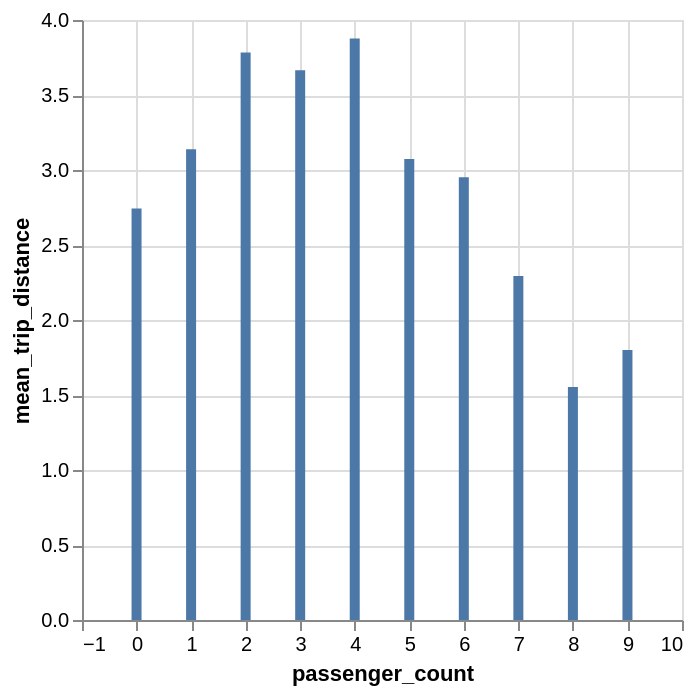

This figure's notebook cell:
### Markdown cell above
**Exercises**

1. What is the mean distance of trips with different number of passengers? Plot them on a bar plot. Exclude null values.

### Code cell
(
    df.filter(pl.col('passenger_count').is_not_null())
    .group_by('passenger_count')
    .agg(
        pl.col('trip_distance').mean().alias('mean_trip_distance')
    )
    .plot.bar(x='passenger_count', y='mean_trip_distance')
)

### Figure 1 — Vega-Lite specification as saved in the notebook (floating-point values rounded to 4 significant figures)
{"config": {"view": {"continuousWidth": 300, "continuousHeight": 300}}, "data": {"name": "data-d92f4be93a1ce3aa4ab818bac6216a6d"}, "mark": {"type": "bar", "tooltip": true}, "encoding": {"x": {"field": "passenger_count", "type": "quantitative"}, "y": {"field": "mean_trip_distance", "type": "quantitative"}}, "params": [{"name": "param_1e9efca18e7a2868", "select": {"type": "interval", "encodings": ["x", "y"]}, "bind": "scales"}], "$schema": "https://vega.github.io/schema/vega-lite/v6.1.0.json", "datasets": {"data-d92f4be93a1ce3aa4ab818bac6216a6d": [{"passenger_count": 6, "mean_trip_distance": 2.952}, {"passenger_count": 8, "mean_trip_distance": 1.554}, {"passenger_count": 1, "mean_trip_distance": 3.138}, {"passenger_count": 9, "mean_trip_distance": 1.8}, {"passenger_count": 5, "mean_trip_distance": 3.073}, {"passenger_count": 3, "mean_trip_distance": 3.665}, {"passenger_count": 4, "mean_trip_distance": 3.876}, {"passenger_count": 7, "mean_trip_distance": 2.294}, {"passenger_count": 0, "mean_trip_distance": 2.744}, {"passenger_count": 2, "mean_trip_distance": 3.783}]}}
